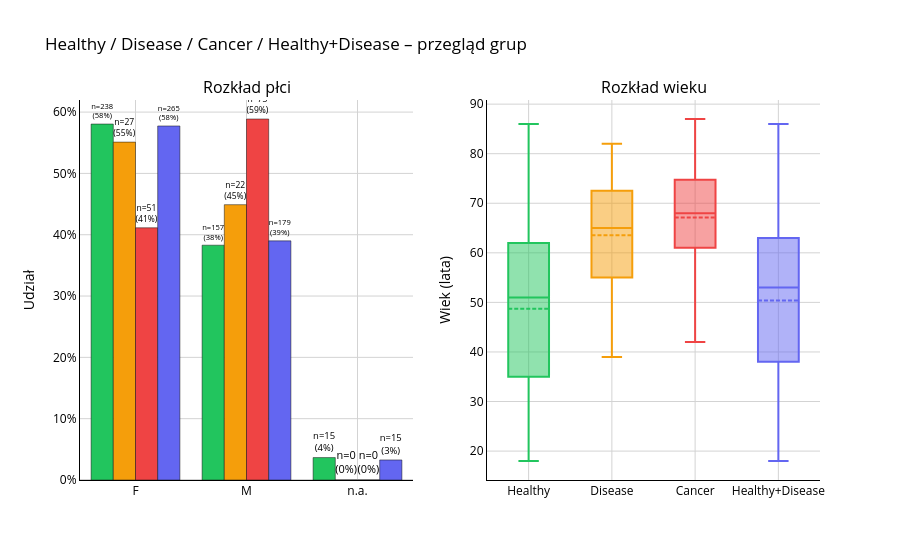

Notebook source saved alongside this figure:
### Code cell
from pathlib import Path

OUT_DIR = Path("group_overview").resolve()
OUT_DIR.mkdir(exist_ok=True)


def make_group(mask):
    return (
        ds.y[mask].reset_index(drop=True),
        ds.sex[mask].reset_index(drop=True),
        ds.age[mask].reset_index(drop=True),
        ds.meta['Stage'][mask].reset_index(drop=True),
    )

m_healthy = ds.y == HEALTHY
m_disease = ds.y == DISEASE
m_cancer  = ds.y == CANCER
m_hd      = m_healthy | m_disease

splits_by_group = {
    'Healthy':         make_group(m_healthy),
    'Disease':         make_group(m_disease),
    'Cancer':          make_group(m_cancer),
    'Healthy+Disease': make_group(m_hd),
}

fig = plot_group_overview(
    splits_by_group,
    colors={
        'Healthy':         '#22c55e',
        'Disease':         '#f59e0b',
        'Cancer':          '#ef4444',
        'Healthy+Disease': '#6366f1',
    },
    save_path=OUT_DIR / "group_overview.png",
)

### Figure 1 — Plotly figure (JSON) as saved in the notebook; plotly's stock layout.template omitted (floating-point values rounded to 4 significant figures; data arrays with more than 128 entries replaced by an {"elided": "..."} marker saying what was removed)
{"data": [{"marker": {"color": "#22c55e"}, "name": "Healthy", "showlegend": false, "text": ["n=238<br>(58%)", "n=157<br>(38%)", "n=15<br>(4%)"], "textposition": "outside", "x": ["F", "M", "n.a."], "y": [0.5805, 0.3829, 0.03659], "type": "bar", "xaxis": "x", "yaxis": "y", "textfont": {"color": "black"}}, {"boxmean": true, "marker": {"color": "#22c55e"}, "name": "Healthy", "showlegend": false, "y": {"elided": "410 float values"}, "type": "box", "xaxis": "x2", "yaxis": "y2"}, {"marker": {"color": "#f59e0b"}, "name": "Disease", "showlegend": false, "text": ["n=27<br>(55%)", "n=22<br>(45%)", "n=0<br>(0%)"], "textposition": "outside", "x": ["F", "M", "n.a."], "y": [0.551, 0.449, 0], "type": "bar", "xaxis": "x", "yaxis": "y", "textfont": {"color": "black"}}, {"boxmean": true, "marker": {"color": "#f59e0b"}, "name": "Disease", "showlegend": false, "y": [70.0, 82.0, 56.0, 51.0, 76.0, 59.0, 44.0, 59.0, 46.0, 44.0, 80.0, 58.0, 74.0, 55.0, 49.0, 60.0, 39.0, 76.0, 74.0, 71.0, 65.0, 51.0, 68.0, 77.0, 78.0, 74.0, 63.0, 75.0, 47.0, 51.0, 60.0, 69.0, 63.0, 55.0, 69.0, 71.0, 64.0, 62.0, 65.0, 80.0, 65.0, 72.0, 67.0, 67.0, 55.0, 74.0, 65.0, 65.0, 54.0], "type": "box", "xaxis": "x2", "yaxis": "y2"}, {"marker": {"color": "#ef4444"}, "name": "Cancer", "showlegend": false, "text": ["n=51<br>(41%)", "n=73<br>(59%)", "n=0<br>(0%)"], "textposition": "outside", "x": ["F", "M", "n.a."], "y": [0.4113, 0.5887, 0], "type": "bar", "xaxis": "x", "yaxis": "y", "textfont": {"color": "black"}}, {"boxmean": true, "marker": {"color": "#ef4444"}, "name": "Cancer", "showlegend": false, "y": [75.0, 75.0, 58.0, 58.0, 61.0, 61.0, 65.0, 61.0, 51.0, 71.0, 73.0, 82.0, 71.0, 81.0, 56.0, 74.0, 72.0, 76.0, 72.0, 70.0, 74.0, 87.0, 53.0, 53.0, 73.0, 69.0, 72.0, 66.0, 57.0, 66.0, 66.0, 56.0, 68.0, 71.0, 64.0, 53.0, 52.0, 75.0, 43.0, 68.0, 62.0, 73.0, 76.0, 61.0, 62.0, 76.0, 60.0, 83.0, 51.0, 80.0, 79.0, 54.0, 67.0, 63.0, 67.0, 81.0, 76.0, 67.0, 72.0, 76.0, 77.0, 83.0, 81.0, 64.0, 74.0, 68.0, 49.0, 65.0, 51.0, 56.0, 59.0, 47.0, 75.0, 65.0, 42.0, 78.0, 67.0, 75.0, 64.0, 80.0, 51.0, 70.0, 56.0, 81.0, 61.0, 77.0, 83.0, 73.0, 78.0, 77.0, 64.0, 82.0, 68.0, 62.0, 68.0, 67.0, 60.0, 74.0, 69.0, 72.0, 52.0, 65.0, 73.0, 73.0, 54.0, 73.0, 74.0, 77.0, 68.0, 63.0, 47.0, 61.0, 55.0, 68.0, 54.0, 62.0, 63.0, 78.0, 74.0, 63.0, NaN, 68.0, 79.0, 63.0], "type": "box", "xaxis": "x2", "yaxis": "y2"}, {"marker": {"color": "#6366f1"}, "name": "Healthy+Disease", "showlegend": false, "text": ["n=265<br>(58%)", "n=179<br>(39%)", "n=15<br>(3%)"], "textposition": "outside", "x": ["F", "M", "n.a."], "y": [0.5773, 0.39, 0.03268], "type": "bar", "xaxis": "x", "yaxis": "y", "textfont": {"color": "black"}}, {"boxmean": true, "marker": {"color": "#6366f1"}, "name": "Healthy+Disease", "showlegend": false, "y": {"elided": "459 float values"}, "type": "box", "xaxis": "x2", "yaxis": "y2"}], "layout": {"xaxis": {"anchor": "y", "domain": [0.0, 0.45], "tickfont": {"color": "black"}, "title": {"font": {"color": "black"}}, "showline": true, "linecolor": "black", "linewidth": 1, "tickcolor": "black", "gridcolor": "lightgray", "zerolinecolor": "lightgray"}, "yaxis": {"anchor": "x", "domain": [0.0, 1.0], "title": {"text": "Udział", "font": {"color": "black"}}, "tickformat": ".0%", "tickfont": {"color": "black"}, "showline": true, "linecolor": "black", "linewidth": 1, "tickcolor": "black", "gridcolor": "lightgray", "zerolinecolor": "lightgray"}, "xaxis2": {"anchor": "y2", "domain": [0.55, 1.0], "tickfont": {"color": "black"}, "title": {"font": {"color": "black"}}, "showline": true, "linecolor": "black", "linewidth": 1, "tickcolor": "black", "gridcolor": "lightgray", "zerolinecolor": "lightgray"}, "yaxis2": {"anchor": "x2", "domain": [0.0, 1.0], "title": {"text": "Wiek (lata)", "font": {"color": "black"}}, "tickfont": {"color": "black"}, "showline": true, "linecolor": "black", "linewidth": 1, "tickcolor": "black", "gridcolor": "lightgray", "zerolinecolor": "lightgray"}, "annotations": [{"font": {"color": "black", "size": 16}, "showarrow": false, "text": "Rozkład płci", "x": 0.225, "xanchor": "center", "xref": "paper", "y": 1.0, "yanchor": "bottom", "yref": "paper"}, {"font": {"color": "black", "size": 16}, "showarrow": false, "text": "Rozkład wieku", "x": 0.775, "xanchor": "center", "xref": "paper", "y": 1.0, "yanchor": "bottom", "yref": "paper"}], "title": {"font": {"color": "black"}, "text": "Healthy / Disease / Cancer / Healthy+Disease – przegląd grup"}, "legend": {"orientation": "h", "yanchor": "bottom", "y": 1.08, "xanchor": "center", "x": 0.5}, "font": {"color": "black"}, "barmode": "group", "paper_bgcolor": "white", "plot_bgcolor": "white"}}
